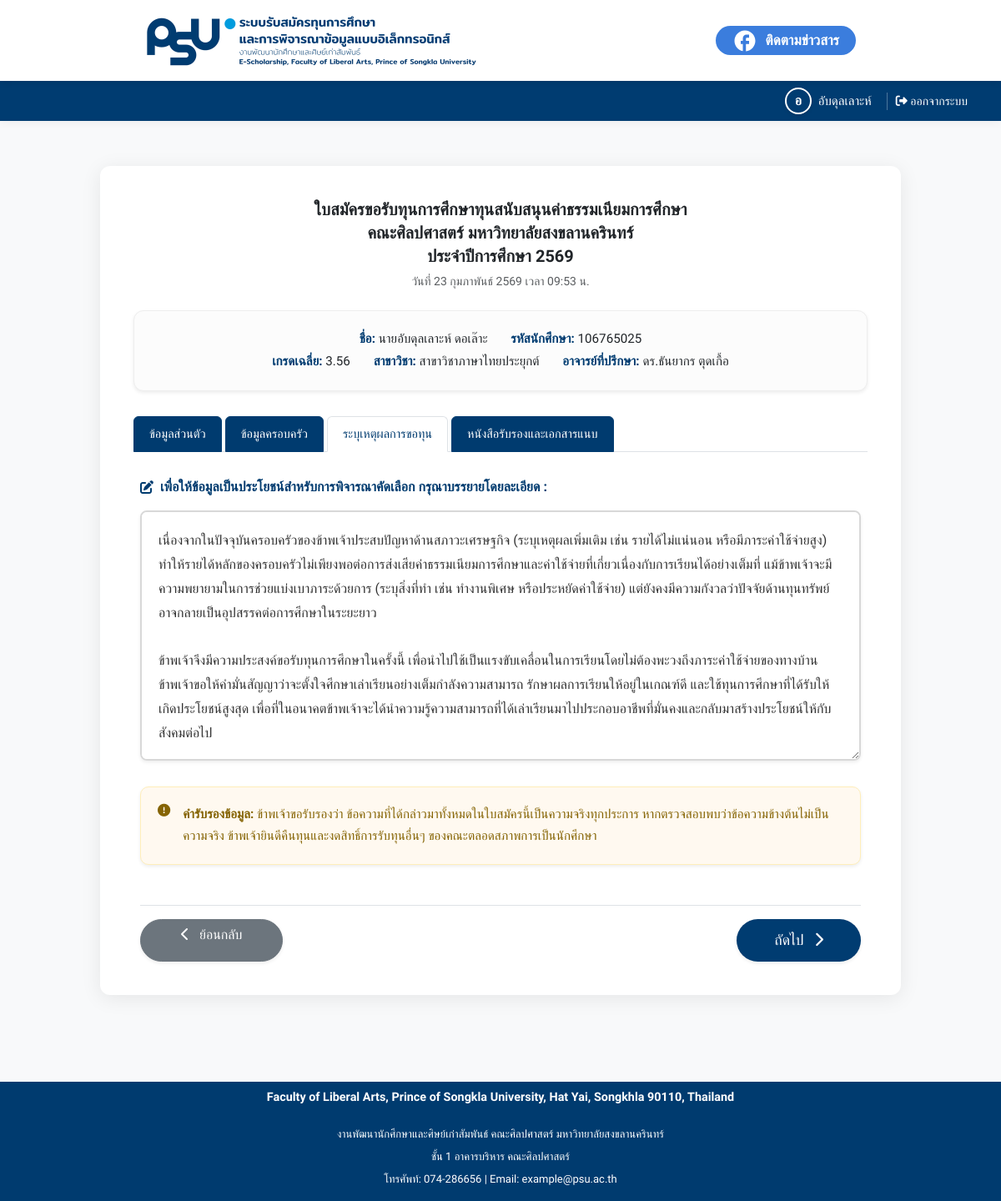
The page /student/apply_reasons.php (signed in) on the database its author committed.
### tables this page shows
CREATE TABLE `tb_student` (
  `st_id` int(10) NOT NULL,
  `st_sex` int(2) NOT NULL,
  `st_firstname` varchar(200) NOT NULL,
  `st_lastname` varchar(200) NOT NULL,
  `st_score` varchar(100) NOT NULL,
  `st_code` char(100) NOT NULL,
  `st_program` int(10) NOT NULL,
  `st_email` varchar(100) NOT NULL,
  `st_image` varchar(200) NOT NULL,
  `st_pass` varchar(100) NOT NULL,
  `st_birthday` date NOT NULL,
  `st_age` int(2) NOT NULL,
  `st_address1` text NOT NULL,
  `st_address2` text NOT NULL,
  `st_tel1` char(100) NOT NULL,
  `st_tel2` char(100) NOT NULL,
  `st_family_status` varchar(250) NOT NULL,
  `st_borrow_money` varchar(255) NOT NULL,
  `st_received` varchar(255) NOT NULL,
  `st_job` varchar(255) NOT NULL,
  `st_current_job` varchar(255) NOT NULL,
  `st_peripeteia` varchar(200) NOT NULL,
  `st_solutions` varchar(255) NOT NULL,
  `st_history_bursary` varchar(255) NOT NULL,
  `st_note` text NOT NULL,
  `st_doc` varchar(100) NOT NULL,
  `st_doc1` char(100) NOT NULL,
  `st_doc2` char(100) NOT NULL,
  `id_teacher` int(10) NOT NULL,
  `st_date_regis` datetime NOT NULL,
  `st_date_send` datetime NOT NULL,
  `st_activate` int(2) NOT NULL,
  `st_confirm` int(2) NOT NULL,
  `md5_code` varchar(255) NOT NULL,
  `sum_score` int(10) NOT NULL,
  `st_average` float(7,2) NOT NULL,
  `st_type` int(2) NOT NULL,
  `st_father` text DEFAULT NULL,
  `st_mother` text DEFAULT NULL,
  `st_guardian` text DEFAULT NULL,
  `st_siblings` text DEFAULT NULL,
  `st_history_detail` text DEFAULT NULL
);

CREATE TABLE `tb_program` (
  `g_id` int(10) NOT NULL,
  `g_program` varchar(255) NOT NULL
);

CREATE TABLE `tb_teacher` (
  `tc_id` int(10) NOT NULL,
  `tc_user` varchar(100) NOT NULL,
  `tc_pass` varchar(199) NOT NULL,
  `tc_name` varchar(255) NOT NULL,
  `tc_type` int(2) NOT NULL
);

### student/apply_reasons.php (the view, shortened to what this page needs)
<?php
include '../include/config.php';
$session_st_code = $_SESSION['student_id'];
$scholarship_options = [];
if (isset($connect1)) {
    $sql_types = "SELECT st_name_1, st_name_2, st_name_3 FROM tb_year WHERE y_id = 1";
    $result_types = mysqli_query($connect1, $sql_types);
    if ($result_types && mysqli_num_rows($result_types) > 0) {
        $data_types = mysqli_fetch_assoc($result_types);
        if (!empty($data_types['st_name_1'])) $scholarship_options[1] = $data_types['st_name_1'];
        if (!empty($data_types['st_name_2'])) $scholarship_options[2] = $data_types['st_name_2'];
        if (!empty($data_types['st_name_3'])) $scholarship_options[3] = $data_types['st_name_3'];
    }
}
$student = [];
$scholarship_reason = "";
if (isset($connect1)) {
    $sql = "SELECT s.*, t.tc_name, p.g_program
            FROM tb_student s
            LEFT JOIN tb_teacher t ON s.id_teacher = t.tc_id
            LEFT JOIN tb_program p ON s.st_program = p.g_id
            WHERE s.st_code = '$session_st_code'";
    $result = mysqli_query($connect1, $sql);
    if ($result && mysqli_num_rows($result) > 0) {
        $row = mysqli_fetch_assoc($result);
        $student['st_id']     = $row['st_id'];
        $student['prefix']    = ($row['st_sex'] == 1) ? 'นาย' : 'นางสาว';
        $student['firstname'] = $row['st_firstname'];
        $student['lastname']  = $row['st_lastname'];
        $student['gpa']        = $row['st_score'];
        $student['major_name'] = $row['g_program'] ?? 'ไม่ระบุ';
        $student['advisor']    = $row['tc_name'] ?? 'ยังไม่ได้ระบุ';
        $student['scholarship_name'] = $scholarship_options[$row['st_type']] ?? 'ไม่ระบุประเภททุน';
        $scholarship_reason = $row['st_note'];
    }
}
$current_month_th = [1 => "มกราคม", 2 => "กุมภาพันธ์", 3 => "มีนาคม", 4 => "เมษายน", 5 => "พฤษภาคม", 6 => "มิถุนายน", 7 => "กรกฎาคม", 8 => "สิงหาคม", 9 => "กันยายน", 10 => "ตุลาคม", 11 => "พฤศจิกายน", 12 => "ธันวาคม"][(int)date("n")];
$current_year_th = date("Y") + 543;
?>
<!DOCTYPE html>
<html lang="th">
<head>
    <link href="https://cdn.jsdelivr.net/npm/bootstrap@5.3.2/dist/css/bootstrap.min.css" rel="stylesheet">
    <link rel="stylesheet" href="../assets/css/global2.css">
    <link rel="stylesheet" href="../assets/css/layout.css">
    <link rel="stylesheet" href="../assets/css/navigation.css">
    <link rel="stylesheet" href="../assets/css/ui-elements.css">
    <link rel="stylesheet" href="../assets/css/forms.css">
    <link rel="stylesheet" href="../assets/css/tables.css">
    <link rel="stylesheet" href="../assets/css/pages.css">
    <link rel="stylesheet" href="https://cdnjs.cloudflare.com/ajax/libs/font-awesome/6.5.1/css/all.min.css">
</head>
<body class="bg-light">
<div class="sticky-header-wrapper">
    <?php include('../include/navbar.php'); ?>
    <?php include('../include/status_bar.php'); ?>
</div>
<div class="container py-4">
    <div class="app-form-container mx-auto">
        <div class="header-content text-center mb-4">
            <h5 class="fw-bold mb-1">ใบสมัครขอรับทุนการศึกษา<?php echo htmlspecialchars($student['scholarship_name'] ?? ''); ?></h5>
            <h5 class="fw-bold mb-1">คณะศิลปศาสตร์ มหาวิทยาลัยสงขลานครินทร์</h5>
            <h5 class="fw-bold mb-1">ประจำปีการศึกษา <?php echo $current_year_th; ?></h5>
            <p class="text-muted small mt-2">วันที่ <?php echo date("j"); ?> <?php echo $current_month_th; ?> <?php echo $current_year_th; ?> เวลา <?php echo date("H:i"); ?> น.</p>
        </div>
        <div class="student-info-highlight shadow-sm">
            <span><strong>ชื่อ:</strong> <?php echo htmlspecialchars(($student['prefix'] ?? '') . ($student['firstname'] ?? '') . " " . ($student['lastname'] ?? '')); ?></span>
            <span><strong>รหัสนักศึกษา:</strong> <?php echo htmlspecialchars($session_st_code); ?></span><br>
            <span><strong>เกรดเฉลี่ย:</strong> <?php echo htmlspecialchars($student['gpa'] ?? ''); ?></span>
            <span><strong>สาขาวิชา:</strong> <?php echo htmlspecialchars($student['major_name'] ?? ''); ?></span>
            <span><strong>อาจารย์ที่ปรึกษา:</strong> <?php echo htmlspecialchars($student['advisor'] ?? ''); ?></span>
        </div>
        <ul class="nav-tabs-app">
            <li class="nav-item"><a href="apply_form.php" class="nav-link-custom inactive">ข้อมูลส่วนตัว</a></li>
            <li class="nav-item"><a href="apply_fam.php" class="nav-link-custom inactive">ข้อมูลครอบครัว</a></li>
            <li class="nav-item"><a href="apply_reasons.php" class="nav-link-custom active">ระบุเหตุผลการขอทุน</a></li>
            <li class="nav-item"><a href="apply_document.php" class="nav-link-custom inactive">หนังสือรับรองและเอกสารแนบ</a></li>
        </ul>
        <form action="" method="POST" class="px-2" id="reasonForm">
            <div class="d-flex align-items-center gap-2 mb-3 fw-bold" style="font-size: 1rem; color:#003b6f">
                <i class="fa-solid fa-pen-to-square"></i>เพื่อให้ข้อมูลเป็นประโยชน์สำหรับการพิจารณาคัดเลือก กรุณาบรรยายโดยละเอียด :
            </div>
            <div class="position-relative">
                <textarea name="scholarship_reason" id="scholarship_reason" class="reason-textarea-fill shadow-sm"
                    placeholder="กรุณาระบุเหตุผลความจำเป็นในการขอรับทุน และความคาดหวังหากได้รับทุนนี้..."
                    required><?php echo htmlspecialchars($scholarship_reason ?? ''); ?></textarea>
            </div>
            <div class="certification-warning-box shadow-sm mt-4">
                <i class="fa-solid fa-circle-exclamation"></i>
                <div>
                    <strong>คำรับรองข้อมูล:</strong> ข้าพเจ้าขอรับรองว่า ข้อความที่ได้กล่าวมาทั้งหมดในใบสมัครนี้เป็นความจริงทุกประการ หากตรวจสอบพบว่าข้อความข้างต้นไม่เป็นความจริง ข้าพเจ้ายินดีคืนทุนและงดสิทธิ์การรับทุนอื่นๆ ของคณะตลอดสภาพการเป็นนักศึกษา
                </div>
            </div>
           <div class="d-flex justify-content-between mt-5 pt-3 border-top">
                    <a href="apply_fam.php" class="btn btn-secondary rounded-pill px-5 text-decoration-none shadow-sm"><i class="fa-solid fa-chevron-left me-2"></i> ย้อนกลับ</a>
                    <button type="submit" name="btn_save_reasons" id="btn_submit" class="btn-next-step shadow-sm" disabled>ถัดไป <i class="fa-solid fa-chevron-right ms-2"></i></button>
            </div>
        </form>
    </div>
</div>
<?php include '../include/footer.php'; ?>
</body>
</html>

### assets/css/global2.css (style rules this page uses)
:root { --primary-blue: #3b7ddd; --dark-blue: #123985; --bg-light: #e3edf7; --disabled-gray: #e9ecef; --footer-dark-blue: #003b6f; --facebook-blue: #1877F2; --facebook-blue-hover: #166FE5; }
body, html { margin: 0; padding: 0; font-family: 'Prompt', sans-serif; background-color: var(--bg-light); }

### assets/css/layout.css (style rules this page uses)
.sticky-header-wrapper { position: sticky; top: 0; z-index: 1100; width: 100%; background-color: #fff; box-shadow: 0 2px 10px rgba(0,0,0,0.05); }
.app-form-container { max-width: 960px; margin: 30px auto; background-color: #ffffff; padding: 40px; border-radius: 12px; box-shadow: 0 4px 25px rgba(0, 0, 0, 0.08); }

### assets/css/navigation.css (style rules this page uses)
.nav-tabs-app { display: flex; list-style: none; padding: 0; margin: 0 0 30px 0; gap: 4px; border-bottom: 1px solid #dee2e6; }
.nav-tabs-app .nav-item { margin-bottom: -1px; }
.nav-tabs-app .nav-link-custom { display: block; padding: 10px 18px; text-decoration: none; font-size: 14.5px; font-weight: 500; border-radius: 6px 6px 0 0; transition: all 0.3s ease; }
.nav-tabs-app .nav-link-custom.inactive { background-color: #003b6f; color: #ffffff !important; border: 1px solid #003b6f; }
.nav-tabs-app .nav-link-custom.active { background-color: #ffffff; color: #003b6f !important; border: 1px solid #dee2e6; border-bottom: 1px solid #fff; }

### assets/css/ui-elements.css (style rules this page uses)
.btn-next-step, .btn-regis-submit { background-color: #003c71 !important; color: white !important; padding: 12px 45px; border: none; border-radius: 30px; font-size: 1.1rem; font-weight: 500; transition: all 0.3s; text-decoration: none; display: inline-block; }

### assets/css/forms.css (style rules this page uses)
.reason-textarea-fill { width: 100%; min-height: 300px; padding: 20px; border: 1px solid #ced4da; border-radius: 8px; font-family: 'Prompt', sans-serif; font-size: 1rem; line-height: 1.8; color: #333; box-sizing: border-box; background-color: #ffffff !important; transition: border-color 0.3s ease; resize: vertical; }

### assets/css/pages.css (style rules this page uses)
.student-info-highlight { text-align: center; font-size: 0.95rem; margin-top: 20px; margin-bottom: 30px; line-height: 1.8; padding: 20px; background: #fcfcfc; border-radius: 12px; border: 1px solid #eee; }
.student-info-highlight strong { color: #003c71; font-weight: 700; }
.student-info-highlight span { margin: 0 12px; display: inline-block; }
.certification-warning-box { margin-top: 30px; padding: 20px; background-color: #fff9f0; border: 1px solid #ffeeba; border-radius: 10px; color: #856404; font-size: 0.95rem; line-height: 1.7; display: flex; gap: 15px; align-items: flex-start; }

### student/apply_reasons.php (style rules this page uses)
.reason-textarea-fill.is-valid { border: 2px solid #d8d8d8 !important; }

### rows shown on the page
tb_student: st_firstname+st_lastname "นายอับดุลเลาะห์ ดอเล๊าะ", st_score "3.56", tb_program.g_program "สาขาวิชาภาษาไทยประยุกต์", id_teacher.tc_name "ดร.ธันยากร ตุดเกื้อ", scholarship_reason "เนื่องจากในปัจจุบันครอบครัวของข้าพเจ้าประสบปัญหาด้านสภาวะเศรษฐกิจ (ระบุเหตุผลเพิ่มเติม เช่น รายได้ไม่แน่นอน หรือมีภาระค่าใช้จ่ายสูง) ทำให้รายได้หลักของครอบครัวไม่เพียงพอต่อการส่งเสียค่าธรรมเนียมการศึกษาและค่าใช้จ่ายที่เกี่ยวเนื่องกับการเรียนได้อย่างเต็มที่ แม้ข้าพเจ้าจะมีความพยายามในการช่วยแบ่งเบาภาระด้วยการ (ระบุสิ่งที่ทำ เช่น ทำงานพิเศษ หรือประหยัดค่าใช้จ่าย) แต่ยังคงมีความกังวลว่าปัจจัยด้านทุนทรัพย์อาจกลายเป็นอุปสรรคต่อการศึกษาในระยะยาว ข้าพเจ้าจึงมีความประสงค์ขอรับทุนการศึกษาในครั้งนี้ เพื่อนำไปใช้เป็นแรงขับเคลื่อนในการเรียนโดยไม่ต้องพะวงถึงภาระค่าใช้จ่ายของทางบ้าน ข้าพเจ้าขอให้คำมั่นสัญญาว่าจะตั้งใจศึกษาเล่าเรียนอย่างเต็มกำลังความสามารถ รักษาผลการเรียนให้อยู่ในเกณฑ์ดี…"

### other values the page prints
$first_char "อ"
$display_name "อับดุลเลาะห์"
$student['scholarship_name'] "ทุนสนับสนุนค่าธรรมเนียมการศึกษา"
$current_month_th "กุมภาพันธ์"
$session_st_code "106765025"
